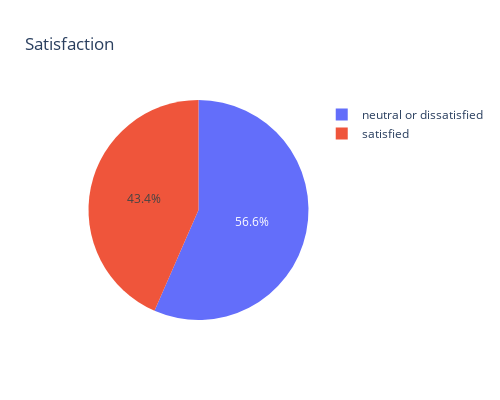

Here is the notebook cell this chart was saved with:
### Code cell
df_satisfaction = df_merge['satisfaction'].value_counts().reset_index()

plot = px.pie(df_satisfaction, values='count', names=df_satisfaction['satisfaction'].unique(), title='Satisfaction', height=400, width=500)
plot.show()

### Figure 1 — Plotly figure (JSON) as saved in the notebook; plotly's stock layout.template omitted (floating-point values rounded to 4 significant figures)
{"data": [{"domain": {"x": [0, 1], "y": [0, 1]}, "hovertemplate": "label=%{label}<br>count=%{value}<extra></extra>", "labels": ["neutral or dissatisfied", "satisfied"], "legendgroup": "", "name": "", "showlegend": true, "type": "pie", "values": [73225, 56262]}], "layout": {"height": 400, "legend": {"tracegroupgap": 0}, "title": {"text": "Satisfaction"}, "width": 500}}
